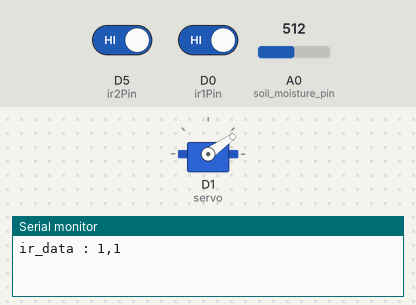
Recording of a sketch running on a simulated ESP8266 (NodeMCU). Shown: servo, the last lines printed to the serial monitor. The test bench sets the inputs (shaded band); at power-on: D0 (ir1Pin) HIGH, A0 (soil_moisture_pin) = 512, D5 (ir2Pin) HIGH.

Above: at 3.2 s.
3.3 s: D0 (ir1Pin) driven LOW
At 5.9 s:
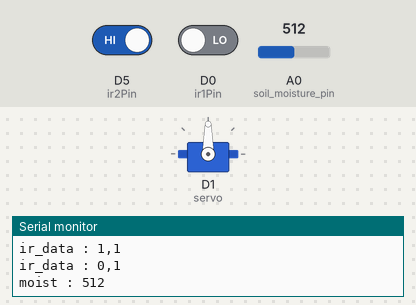
10.1 s: A0 (soil_moisture_pin) set to 1010
At 14.0 s:
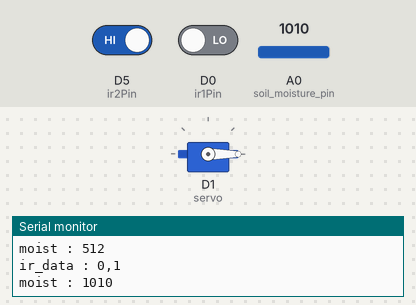
16.9 s: A0 (soil_moisture_pin) set to 990
23.7 s: A0 (soil_moisture_pin) set to 1023
Timing chart, 0 to 30.5 s (numbered marks = the images above; inputs shaded):
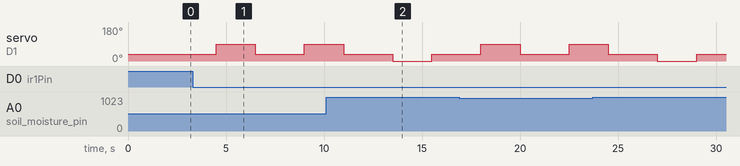

Measured:
- after the input at 3.3 s, servo on D1 (servo): 35° → 90° after 1.2 s, → 35° 2.0 s later, → 90° 2.5 s later

The sketch:

garbageDisposal.ino
```cpp
#define soil_moisture_pin A0
#include <Servo.h>

Servo servo;
#define ir1Pin D0
#define ir2Pin D5


int moist = 0;

void setup() {
  // put your setup code here, to run once:
  Serial.begin(9600);

  servo.attach(5); //d1
  servo.write(35);

  delay(2000);
}

void loop() {
  // put your main code here, to run repeatedly:
  int ir1 = digitalRead(ir1Pin);
  int ir2 = digitalRead(ir2Pin);

  Serial.print("ir_data : ");
  Serial.print(ir1);
  Serial.print(",");
  Serial.print(ir2);
  Serial.println();


  if(ir1 == 0 ){
    moist = analogRead(soil_moisture_pin);
    Serial.print("moist : ");
    Serial.println(moist);
    if(moist < 1000) {
      servo.write(90);
      delay(2000);
      servo.write(35);
    } else {
      servo.write(-50);
      delay(2000);
      servo.write(35);
    }
  }
   else {
      servo.write(35);
    }

    delay(2500);
}
```
